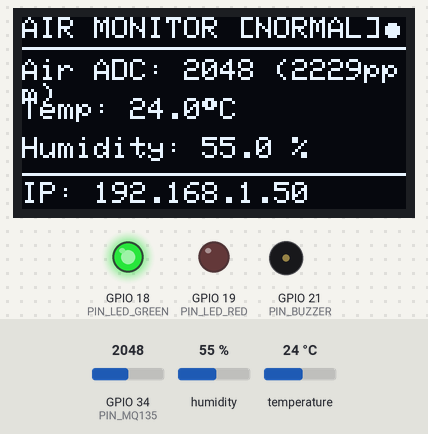
The sketch below on a simulated ESP32. On the bench: 128×64 one-colour display, output pins drawn as LEDs (lit = HIGH), buzzer (waves = sounding, pin HIGH). Dashed ring = blinking. Inputs (shaded band) come from the test bench; at power-on: GPIO 34 (PIN_MQ135) = 2048, humidity 55 %, temperature 24 °C (analog values on the 0–4095 scale). WiFi joins after 1.5 s; servers stay silent unless stated; uploads are accepted with an empty reply; what the sketch prints to the serial monitor is not drawn.

Above: at 3.3 s.
3.4 s: GPIO 34 (PIN_MQ135) set to 2626
At 12.3 s:
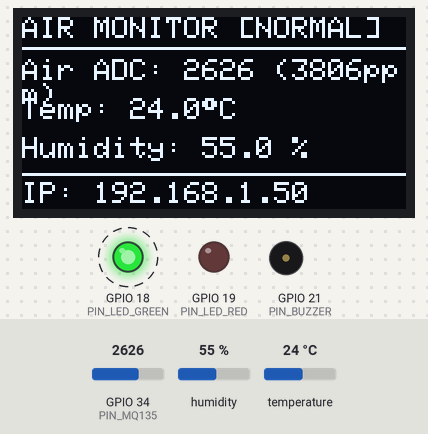
12.4 s: GPIO 34 (PIN_MQ135) set to 2763
At 15.4 s:
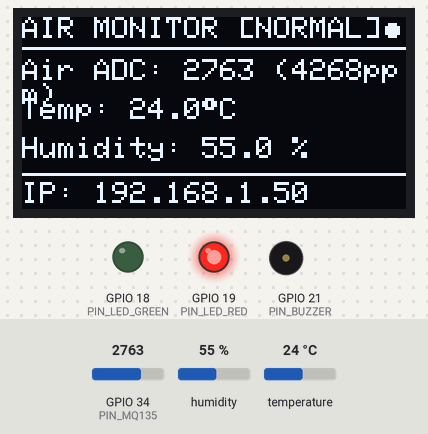
21.4 s: GPIO 34 (PIN_MQ135) set to 3135
At 23.5 s:
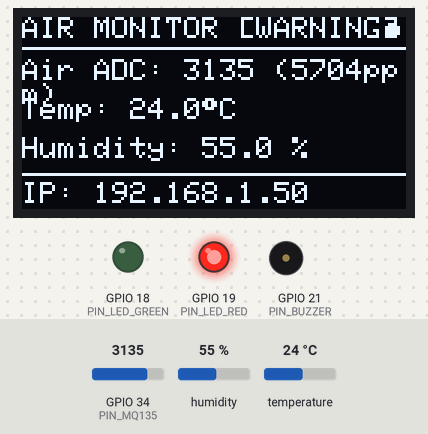
25.6 s: GPIO 34 (PIN_MQ135) set to 3272
At 28.26 s:
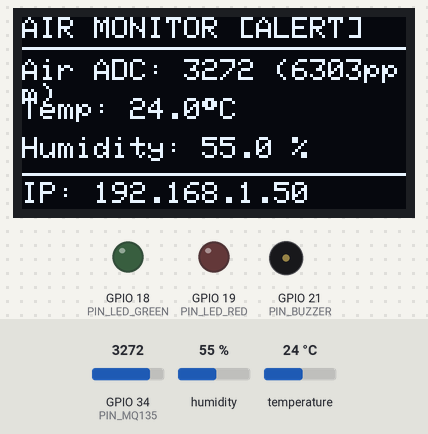
28.8 s: humidity set to 22 %
At 30.55 s:
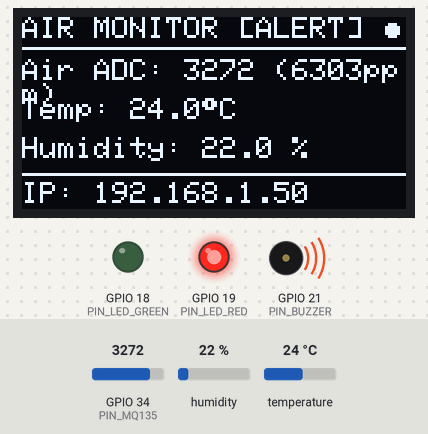
32.5 s: temperature set to 12 °C
At 34.87 s:
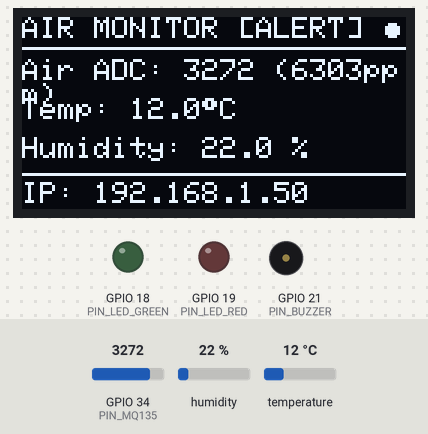
Timing chart, 0 to 36.6 s (numbered marks = the images above; inputs shaded):
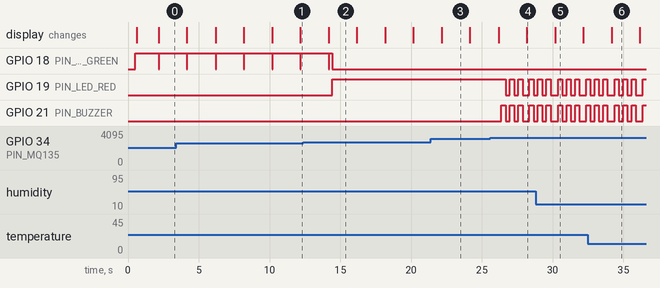

The sketch:

esp32_air_quality.ino
```cpp
/*
 * =========================================================================================
 * Project: ESP32-Based Real-Time Indoor Air Quality Monitoring & Intelligent Warning System
 * Course: Microprocessors & Microcontrollers (MPMC T-3)
 * Target Hardware: ESP32 DevKit V1 (30-pin)
 *
 * Hardware Connections:
 *   - DHT11 Sensor:        GND -> GND, VCC -> 3.3V, DATA (D) -> GPIO 12
 *   - MQ-135 Gas Sensor:   GND -> GND, VCC -> 5V,   A0 -> GPIO 34 (via 10k/20k voltage divider)
 *   - Active Buzzer:       Negative (-) -> GND,     Positive (P) -> GPIO 21
 *   - Green LED (Safe):    Cathode (-) -> GND,      Anode (+) -> GPIO 18 (via 220-330 ohm resistor)
 *   - Red LED (Warning):   Cathode (-) -> GND,      Anode (+) -> GPIO 19 (via 220-330 ohm resistor)
 *   - 0.96" OLED Display:  GND -> GND, VCC -> 3.3V, SDA -> GPIO 26, SCL -> GPIO 25
 *
 * Required Arduino Libraries:
 *   1. "DHT sensor library" by Adafruit
 *   2. "Adafruit SSD1306" by Adafruit
 *   3. "Adafruit GFX Library" by Adafruit
 *   4. Built-in: <WiFi.h>, <WebServer.h>, <Wire.h>
 * =========================================================================================
 */

#include <WiFi.h>
#include <WebServer.h>
#include <HTTPClient.h>
#include <WiFiClientSecure.h>
#include <Wire.h>
#include <Adafruit_GFX.h>
#include <Adafruit_SSD1306.h>
#include <DHT.h>

// ================= PINS CONFIGURATION =================
#define PIN_MQ135         34  // Analog Input ADC1_CH6 (via voltage divider)
#define PIN_DHT           12  // Digital 1-wire pin for DHT11
#define PIN_BUZZER        21  // Active Buzzer Positive (P)
#define PIN_LED_GREEN     18  // Normal Condition Green LED
#define PIN_LED_RED       19  // Warning / Alert Red LED
#define PIN_OLED_SDA      26  // OLED I2C SDA wire (GPIO 26)
#define PIN_OLED_SCL      25  // OLED I2C SCL wire (GPIO 25)

#define DHTTYPE           DHT11
#define SCREEN_WIDTH      128
#define SCREEN_HEIGHT     64
#define OLED_RESET        -1
#define SCREEN_I2C_ADDR   0x3C // Default SSD1306 address

// ================= THRESHOLD DEFAULTS =================
// Calibrated for your room's clean air baseline (current baseline: ~2300-2500)
int thresholdWarning = 2700;   // Moderate gas level -> Red LED ON, Web Warning
int thresholdAlert   = 3200;   // Critical gas / smoke -> Red LED Flashing + Buzzer Siren

// ================= NETWORK CREDENTIALS =================
// 1. Station Mode (Connects to existing router or mobile hotspot)
const char* wifi_ssid     = "YOUR_WIFI_NAME";     // <-- Change to your Wi-Fi name
const char* wifi_password = "YOUR_WIFI_PASSWORD"; // <-- Change to your Wi-Fi password

// 2. Cloud Website URL (Render Cloud Server Endpoint)
const char* cloudServerUrl = "https://air-quality-monitoring-75du.onrender.com/api/telemetry";

// 3. Device Identification (Each student/friend can set their own name!)
const char* deviceId      = "ESP32-Govardhan";    // <-- Change to your name (e.g. ESP32-Rahul, ESP32-Team1)

// 3. SoftAP Fallback (ESP32 creates its own hotspot for college presentations)
const char* ap_ssid       = "AirSense-ESP32-Hotspot";
const char* ap_password   = "12345678";

// ================= OBJECTS & GLOBALS =================
WebServer server(80);
DHT dht(PIN_DHT, DHTTYPE);
Adafruit_SSD1306 display(SCREEN_WIDTH, SCREEN_HEIGHT, &Wire, OLED_RESET);
bool oledAvailable = false;

// Sensor readings
int rawAdc = 0;
float voltage = 0.0;
int estimatedPpm = 400;
float temperatureC = 0.0;
float humidityPct = 0.0;
String systemStatus = "NORMAL"; // NORMAL | WARNING | ALERT

// Actuator states
bool stateGreenLed = true;
bool stateRedLed = false;
bool stateBuzzer = false;

// Non-blocking timer tracking
unsigned long lastSensorReadTime = 0;
const unsigned long SENSOR_INTERVAL = 2000; // 2 seconds between DHT11 reads
unsigned long buzzerBlinkTime = 0;
bool buzzerToggle = false;

// ================= MQ-135 OVERSAMPLED READING =================
int readMQ135Filtered() {
  long sum = 0;
  const int NUM_SAMPLES = 16;
  for (int i = 0; i < NUM_SAMPLES; i++) {
    sum += analogRead(PIN_MQ135);
    delayMicroseconds(500);
  }
  return sum / NUM_SAMPLES;
}

// Approximate PPM equation for display
int calculateEstimatedPpm(int adc) {
  if (adc < 600) return 400;
  float ratio = (float)adc / 600.0;
  int ppm = 400 + (int)(pow(ratio, 2.5) * 85.0);
  if (ppm > 9999) ppm = 9999;
  return ppm;
}

// Push JSON telemetry to Render / Cloud Website (if URL is set)
void sendTelemetryToCloud() {
  if (strlen(cloudServerUrl) == 0 || WiFi.status() != WL_CONNECTED) return;

  WiFiClientSecure client;
  client.setInsecure(); // Disable SSL certificate validation for Render HTTPS
  HTTPClient http;

  if (!http.begin(client, cloudServerUrl)) {
    Serial.println("[Cloud] Connection failed to initialize");
    return;
  }
  http.addHeader("Content-Type", "application/json");

  String jsonPayload = "{";
  jsonPayload += "\"deviceId\":\"" + String(deviceId) + "\",";
  jsonPayload += "\"adc\":" + String(rawAdc) + ",";
  jsonPayload += "\"ppm\":" + String(estimatedPpm) + ",";
  jsonPayload += "\"voltage\":" + String(voltage, 2) + ",";
  jsonPayload += "\"temp\":" + String(isnan(temperatureC) ? 0.0 : temperatureC, 1) + ",";
  jsonPayload += "\"hum\":" + String(isnan(humidityPct) ? 0.0 : humidityPct, 1) + ",";
  jsonPayload += "\"status\":\"" + systemStatus + "\",";
  jsonPayload += "\"green\":" + String(stateGreenLed ? 1 : 0) + ",";
  jsonPayload += "\"red\":" + String(stateRedLed ? 1 : 0) + ",";
  jsonPayload += "\"buzz\":" + String(stateBuzzer ? 1 : 0);
  jsonPayload += "}";

  int httpCode = http.POST(jsonPayload);
  if (httpCode > 0) {
    Serial.printf("[Cloud Upload OK: Code %d]\n", httpCode);
  } else {
    Serial.printf("[Cloud Upload Failed: %s]\n", http.errorToString(httpCode).c_str());
  }
  http.end();
}

// ================= HARDWARE UPDATE LOGIC =================
void updateActuatorsAndStatus() {
  if (rawAdc >= thresholdAlert) {
    systemStatus = "ALERT";
    stateGreenLed = false;
    stateRedLed = true;
    stateBuzzer = true;
  } else if (rawAdc >= thresholdWarning) {
    systemStatus = "WARNING";
    stateGreenLed = false;
    stateRedLed = true;
    stateBuzzer = false;
  } else {
    systemStatus = "NORMAL";
    stateGreenLed = true;
    stateRedLed = false;
    stateBuzzer = false;
  }

  // Update Green LED
  digitalWrite(PIN_LED_GREEN, stateGreenLed ? HIGH : LOW);

  // Red LED & Buzzer handling
  if (systemStatus == "ALERT") {
    // Intermittent alarm pulsing
    if (millis() - buzzerBlinkTime > 300) {
      buzzerBlinkTime = millis();
      buzzerToggle = !buzzerToggle;
      digitalWrite(PIN_LED_RED, buzzerToggle ? HIGH : LOW);
      digitalWrite(PIN_BUZZER, buzzerToggle ? HIGH : LOW);
    }
  } else if (systemStatus == "WARNING") {
    digitalWrite(PIN_LED_RED, HIGH);
    digitalWrite(PIN_BUZZER, LOW);
  } else {
    digitalWrite(PIN_LED_RED, LOW);
    digitalWrite(PIN_BUZZER, LOW);
  }
}

// ================= OLED DISPLAY INITIALIZATION & UPDATE =================
bool oledHeartbeat = false;

// Auto-detect and initialize SSD1306 OLED at 0x3C or 0x3D
bool initOLEDDisplay() {
  Wire.begin(PIN_OLED_SDA, PIN_OLED_SCL);
  Wire.setClock(100000); // 100 kHz standard mode for clean signal
  delay(50);

  // Try standard I2C address 0x3C
  if (display.begin(SSD1306_SWITCHCAPVCC, 0x3C)) {
    Serial.println("[OLED SUCCESS] SSD1306 OLED detected and initialized at address 0x3C!");
    display.clearDisplay();
    display.setTextColor(SSD1306_WHITE);
    display.setTextSize(1);
    display.setCursor(15, 15);
    display.println("AirSense ESP32");
    display.setCursor(15, 32);
    display.println("OLED Ready (0x3C)");
    display.display();
    return true;
  }

  // Fallback try alternate I2C address 0x3D
  if (display.begin(SSD1306_SWITCHCAPVCC, 0x3D)) {
    Serial.println("[OLED SUCCESS] SSD1306 OLED detected and initialized at address 0x3D!");
    display.clearDisplay();
    display.setTextColor(SSD1306_WHITE);
    display.setTextSize(1);
    display.setCursor(15, 15);
    display.println("AirSense ESP32");
    display.setCursor(15, 32);
    display.println("OLED Ready (0x3D)");
    display.display();
    return true;
  }

  Serial.println("[OLED Notice] OLED display not detected on SDA=GPIO 26, SCL=GPIO 25.");
  Serial.println("  -> Check wiring: OLED SCL -> GPIO 25, OLED SDA -> GPIO 26, VCC -> 3.3V, GND -> GND.");
  return false;
}

void updateOLED() {
  // If display wasn't ready at startup, auto-retry connecting every 3 seconds!
  if (!oledAvailable) {
    static unsigned long lastOledRetry = 0;
    if (millis() - lastOledRetry > 3000) {
      lastOledRetry = millis();
      oledAvailable = initOLEDDisplay();
    }
    if (!oledAvailable) return;
  }

  oledHeartbeat = !oledHeartbeat; // Toggle blinking indicator dot every refresh

  display.clearDisplay();
  display.setTextColor(SSD1306_WHITE);

  // Line 1: Header / Title + Blinking Heartbeat Dot (Shows screen is active!)
  display.setTextSize(1);
  display.setCursor(0, 0);
  display.print("AIR MONITOR [");
  display.print(systemStatus);
  display.print("]");
  if (oledHeartbeat) {
    display.fillCircle(123, 4, 2, SSD1306_WHITE); // Blinking live indicator dot in corner
  }
  display.drawLine(0, 10, 127, 10, SSD1306_WHITE);

  // Line 2: Air Quality Metric
  display.setCursor(0, 14);
  display.print("Air ADC: ");
  display.print(rawAdc);
  display.print(" (");
  display.print(estimatedPpm);
  display.print("ppm)");

  // Line 3: Temperature & Humidity
  display.setCursor(0, 27);
  display.print("Temp: ");
  if (isnan(temperatureC) || temperatureC == 0.0) {
    display.print("-- C");
  } else {
    display.print(temperatureC, 1);
    display.print((char)247); // Degree symbol
    display.print("C");
  }

  display.setCursor(0, 40);
  display.print("Humidity: ");
  if (isnan(humidityPct) || humidityPct == 0.0) {
    display.print("-- %");
  } else {
    display.print(humidityPct, 1);
    display.print(" %");
  }

  // Line 4: System IP address (So you know what to type in browser!)
  display.drawLine(0, 52, 127, 52, SSD1306_WHITE);
  display.setCursor(0, 55);
  if (WiFi.status() == WL_CONNECTED) {
    display.print("IP: ");
    display.print(WiFi.localIP().toString());
  } else {
    display.print("AP: 192.168.4.1");
  }

  display.display();
}

// ================= WEB SERVER API HANDLERS =================

// Handler 1: /api/data (Returns real-time JSON for web dashboard)
void handleApiData() {
  String json = "{";
  json += "\"adc\":" + String(rawAdc) + ",";
  json += "\"ppm\":" + String(estimatedPpm) + ",";
  json += "\"voltage\":" + String(voltage, 2) + ",";
  json += "\"temp\":" + String(isnan(temperatureC) ? 0.0 : temperatureC, 1) + ",";
  json += "\"hum\":" + String(isnan(humidityPct) ? 0.0 : humidityPct, 1) + ",";
  json += "\"status\":\"" + systemStatus + "\",";
  json += "\"warnThresh\":" + String(thresholdWarning) + ",";
  json += "\"alertThresh\":" + String(thresholdAlert) + ",";
  json += "\"green\":" + String(stateGreenLed ? 1 : 0) + ",";
  json += "\"red\":" + String(stateRedLed ? 1 : 0) + ",";
  json += "\"buzz\":" + String(stateBuzzer ? 1 : 0) + ",";
  json += "\"oled\":" + String(oledAvailable ? 1 : 0) + ",";
  json += "\"uptime\":" + String(millis() / 1000) + ",";
  json += "\"ip\":\"" + (WiFi.status() == WL_CONNECTED ? WiFi.localIP().toString() : WiFi.softAPIP().toString()) + "\"";
  json += "}";

  server.sendHeader("Access-Control-Allow-Origin", "*");
  server.sendHeader("Access-Control-Allow-Methods", "GET, POST, OPTIONS");
  server.sendHeader("Access-Control-Allow-Headers", "*");
  server.send(200, "application/json", json);
}

// Handler: Preflight OPTIONS request for browser CORS
void handleOptions() {
  server.sendHeader("Access-Control-Allow-Origin", "*");
  server.sendHeader("Access-Control-Allow-Methods", "GET, POST, OPTIONS");
  server.sendHeader("Access-Control-Allow-Headers", "*");
  server.send(204);
}

// Handler 2: /api/thresholds (Allows dynamic threshold adjustment from web UI)
void handleApiThresholds() {
  if (server.hasArg("warn")) {
    thresholdWarning = server.arg("warn").toInt();
  }
  if (server.hasArg("alert")) {
    thresholdAlert = server.arg("alert").toInt();
  }
  server.sendHeader("Access-Control-Allow-Origin", "*");
  server.send(200, "text/plain", "OK");
}

// Handler 3: Embedded Web Dashboard HTML (Root Page "/")
void handleRoot() {
  String html = R"rawliteral(
<!DOCTYPE html>
<html>
<head>
  <meta charset="UTF-8">
  <meta name="viewport" content="width=device-width, initial-scale=1.0">
  <title>AirSense ESP32 Live Monitor</title>
  <style>
    body { font-family: system-ui, -apple-system, sans-serif; background: #0a0e17; color: #f9fafb; margin: 0; padding: 1.5rem; text-align: center; }
    .card { background: #111827; border: 1px solid rgba(255,255,255,0.1); border-radius: 16px; max-width: 480px; margin: auto; padding: 1.5rem; box-shadow: 0 10px 25px rgba(0,0,0,0.6); }
    h2 { margin-top: 0; color: #6366f1; font-size: 1.4rem; }
    .status-badge { display: inline-block; padding: 0.4rem 1rem; border-radius: 99px; font-weight: 700; font-size: 0.9rem; margin: 0.5rem 0 1rem 0; letter-spacing: 0.05em; }
    .status-NORMAL { background: rgba(16,185,129,0.2); color: #34d399; border: 1px solid rgba(16,185,129,0.4); }
    .status-WARNING { background: rgba(245,158,11,0.2); color: #fbbf24; border: 1px solid rgba(245,158,11,0.4); }
    .status-ALERT { background: rgba(239,68,68,0.25); color: #f87171; border: 1px solid rgba(239,68,68,0.5); animation: blink 0.8s infinite; }
    .val-box { font-size: 3rem; font-weight: 800; font-family: monospace; color: #10b981; margin: 0.2rem 0; }
    .metrics { display: grid; grid-template-columns: 1fr 1fr 1fr; gap: 0.5rem; margin: 1.2rem 0; background: rgba(0,0,0,0.3); padding: 1rem; border-radius: 12px; }
    .m-item span { font-size: 0.75rem; color: #9ca3af; text-transform: uppercase; }
    .m-item strong { display: block; font-size: 1.3rem; margin-top: 0.2rem; font-family: monospace; }
    .hardware-info { font-size: 0.78rem; color: #9ca3af; border-top: 1px solid rgba(255,255,255,0.08); padding-top: 1rem; text-align: left; }
    .hw-row { display: flex; justify-content: space-between; margin-bottom: 0.35rem; }
    .tag { font-family: monospace; color: #a5b4fc; }
    .dot { width: 10px; height: 10px; border-radius: 50%; display: inline-block; margin-right: 5px; }
    .dot-grn { background: #10b981; box-shadow: 0 0 8px #10b981; }
    .dot-red { background: #ef4444; box-shadow: 0 0 8px #ef4444; }
    .dot-off { background: #4b5563; }
    @keyframes blink { 50% { opacity: 0.3; } }
  </style>
</head>
<body>
  <div class="card">
    <h2>AirSense ESP32 Live Hub</h2>
    <div id="statusBadge" class="status-badge status-NORMAL">AIR QUALITY: NORMAL</div>

    <div class="val-box" id="gasAdc">---</div>
    <div style="color: #9ca3af; font-size: 0.85rem;">MQ-135 ADC (GPIO 34) &bull; <span id="gasVolt">0.00</span> V</div>

    <div class="metrics">
      <div class="m-item">
        <span style="color:#06b6d4;">Temp</span>
        <strong id="temp">-- &deg;C</strong>
      </div>
      <div class="m-item">
        <span style="color:#3b82f6;">Humidity</span>
        <strong id="hum">-- %</strong>
      </div>
      <div class="m-item">
        <span style="color:#a78bfa;">PPM eq.</span>
        <strong id="ppm">--</strong>
      </div>
    </div>

    <div class="hardware-info">
      <div class="hw-row"><span>Green LED (GPIO 18):</span> <span class="tag"><span class="dot dot-grn" id="grnDot"></span><span id="grnTxt">ON</span></span></div>
      <div class="hw-row"><span>Red LED (GPIO 19):</span> <span class="tag"><span class="dot dot-off" id="redDot"></span><span id="redTxt">OFF</span></span></div>
      <div class="hw-row"><span>Active Buzzer (GPIO 21):</span> <span class="tag" id="buzzStatus">SILENT</span></div>
      <div class="hw-row"><span>OLED (GPIO 26/25):</span> <span class="tag" id="oledStatus">DETECTED</span></div>
    </div>
  </div>

  <script>
    async function updateData() {
      try {
        const res = await fetch('/api/data');
        const d = await res.json();
        document.getElementById('gasAdc').textContent = d.adc;
        document.getElementById('gasVolt').textContent = d.voltage;
        document.getElementById('temp').innerHTML = d.temp + ' &deg;C';
        document.getElementById('hum').textContent = d.hum + ' %';
        document.getElementById('ppm').textContent = d.ppm;

        const badge = document.getElementById('statusBadge');
        badge.className = 'status-badge status-' + d.status;
        badge.textContent = 'AIR QUALITY: ' + d.status;

        document.getElementById('grnDot').className = d.green ? 'dot dot-grn' : 'dot dot-off';
        document.getElementById('grnTxt').textContent = d.green ? 'ON' : 'OFF';

        document.getElementById('redDot').className = d.red ? 'dot dot-red' : 'dot dot-off';
        document.getElementById('redTxt').textContent = d.red ? 'ON' : 'OFF';

        const buzz = document.getElementById('buzzStatus');
        if (d.buzz) {
          buzz.textContent = 'SOUNDING ALARM!';
          buzz.style.color = '#ef4444';
        } else {
          buzz.textContent = 'SILENT';
          buzz.style.color = '#a5b4fc';
        }

        document.getElementById('oledStatus').textContent = d.oled ? 'ACTIVE (I2C)' : 'WEB DASHBOARD';
      } catch (e) {
        console.warn('Poll failed');
      }
    }
    setInterval(updateData, 1500);
    updateData();
  </script>
</body>
</html>
)rawliteral";

  server.send(200, "text/html", html);
}

// ================= SETUP =================
void setup() {
  Serial.begin(115200);
  delay(500);
  Serial.println("\n--- ESP32 Air Quality Monitoring System Starting ---");

  // Configure Actuator Pins
  pinMode(PIN_LED_GREEN, OUTPUT);
  pinMode(PIN_LED_RED, OUTPUT);
  pinMode(PIN_BUZZER, OUTPUT);

  // Initial Safe States
  digitalWrite(PIN_LED_GREEN, HIGH);
  digitalWrite(PIN_LED_RED, LOW);
  digitalWrite(PIN_BUZZER, LOW);

  // Initialize Custom I2C and auto-detect OLED at 0x3C or 0x3D
  oledAvailable = initOLEDDisplay();

  // Initialize DHT11
  dht.begin();

  // Configure ADC resolution & attenuation for MQ-135 on GPIO 34
  analogReadResolution(12); // 12-bit: 0 to 4095
  analogSetAttenuation(ADC_11db); // Full 0 - 3.3V input range

  // Initialize Wi-Fi: Station Mode + SoftAP Dual Mode
  WiFi.mode(WIFI_AP_STA);
  WiFi.setAutoReconnect(true);
  WiFi.begin(wifi_ssid, wifi_password);
  Serial.print("Connecting to Hotspot/Wi-Fi SSID: ");
  Serial.println(wifi_ssid);

  // Wait up to 20 seconds for mobile hotspot DHCP handshake
  int wifiAttempts = 0;
  while (WiFi.status() != WL_CONNECTED && wifiAttempts < 40) {
    delay(500);
    Serial.print(".");
    wifiAttempts++;
  }

  if (WiFi.status() == WL_CONNECTED) {
    Serial.println("\n[SUCCESS] Hotspot Connected!");
    Serial.print("Station IP Address: ");
    Serial.println(WiFi.localIP());
    Serial.println("Streaming real-time telemetry to Render website...");
  } else {
    Serial.println("\n[NOTICE] Hotspot did not connect within 20 seconds.");
    Serial.printf("Status Code: %d (3 = Connected, 4 = Failed, 6 = Disconnected)\n", WiFi.status());
    Serial.println("Tip: Check that phone hotspot is on 2.4 GHz band (not 5 GHz).");
    Serial.println("SoftAP fallback is running for local presentation.");
  }

  // Start SoftAP Hotspot as guaranteed fallback for viva/demo
  WiFi.softAP(ap_ssid, ap_password);
  Serial.print("SoftAP Created! SSID: ");
  Serial.print(ap_ssid);
  Serial.print(" | IP: ");
  Serial.println(WiFi.softAPIP());

  // Set up Web Server routes
  server.on("/", HTTP_GET, handleRoot);
  server.on("/api/data", HTTP_GET, handleApiData);
  server.on("/api/data", HTTP_OPTIONS, handleOptions);
  server.on("/api/thresholds", HTTP_POST, handleApiThresholds);
  server.on("/api/thresholds", HTTP_OPTIONS, handleOptions);
  server.enableCORS(true);

  server.begin();
  Serial.println("HTTP Web Server Started on Port 80.");
}

// ================= MAIN LOOP =================
void loop() {
  // 1. Process incoming HTTP requests from browsers/dashboard
  server.handleClient();

  // 2. Read Sensors periodically (every 2 seconds)
  unsigned long now = millis();
  if (now - lastSensorReadTime >= SENSOR_INTERVAL) {
    lastSensorReadTime = now;

    // Read MQ-135 with filter
    rawAdc = readMQ135Filtered();
    voltage = (rawAdc / 4095.0) * 3.3;
    estimatedPpm = calculateEstimatedPpm(rawAdc);

    // Read DHT11
    float h = dht.readHumidity();
    float t = dht.readTemperature();
    if (!isnan(h) && !isnan(t)) {
      humidityPct = h;
      temperatureC = t;
    } else {
      humidityPct = 0.0;
      temperatureC = 0.0;
    }

    // Print to Serial Monitor for debugging
    String activeIp = (WiFi.status() == WL_CONNECTED) ? WiFi.localIP().toString() : "192.168.4.1 (Hotspot)";
    Serial.printf("ADC: %d | Volt: %.2fV | Temp: %.1fC | Hum: %.1f%% | Status: %s | Web IP: %s\n",
                  rawAdc, voltage, temperatureC, humidityPct, systemStatus.c_str(), activeIp.c_str());

    // Update OLED Display with live values
    updateOLED();

    // Visual Heartbeat on Green LED (brief blink indicates active sensing cycle)
    if (systemStatus == "NORMAL") {
      digitalWrite(PIN_LED_GREEN, LOW);
      delay(40);
      digitalWrite(PIN_LED_GREEN, HIGH);
    }

    // Push to Cloud Website (if configured)
    sendTelemetryToCloud();
  }

  // 3. Update Actuators (LEDs and Buzzer)
  updateActuatorsAndStatus();
}
```

Measured:
- the behaviour switches between 2699 and 2700 on GPIO 34 (PIN_MQ135) (found by bisection; images 1 and 2)
- the behaviour switches between 3199 and 3200 on GPIO 34 (PIN_MQ135) (found by bisection; images 3 and 4)
- after the input at 3.4 s, the display: changes after 0.76 s (image 1)
- after the input at 12.4 s, GPIO 19 (PIN_LED_RED): LOW → HIGH after 2.0 s; the display: changes after 1.8 s (image 2)
- after the input at 21.4 s, the display: changes after 0.78 s (image 3)
- after the input at 25.6 s, GPIO 19 (PIN_LED_RED): goes LOW 0.30 s, HIGH 0.30 s, LOW 0.30 s, HIGH 0.30 s, LOW 0.47 s, HIGH 0.30 s, then LOW, starting after 1.1 s; GPIO 21 (PIN_BUZZER): LOW → HIGH after 0.79 s, → LOW 0.30 s later, → HIGH 0.30 s later, → LOW 0.30 s later, … (8 changes in this stretch)
- after the input at 28.8 s, the display: changes after 1.4 s (image 5)
- after the input at 32.5 s, the display: changes after 1.7 s (image 6)
